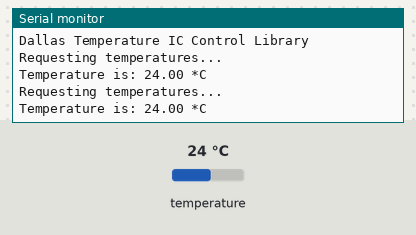
The sketch below on a simulated Arduino Uno, built with avr-gcc and run on an emulated ATmega328P. Shown: the last lines printed to the serial monitor. The test bench sets the inputs (shaded band); at power-on: temperature 24 °C.

Above: at 3.3 s.
3.4 s: temperature set to 12 °C
At 4.2 s:
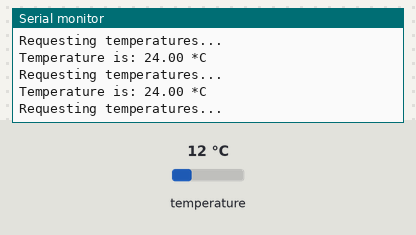
5.9 s: temperature set to 19 °C
At 6.9 s:
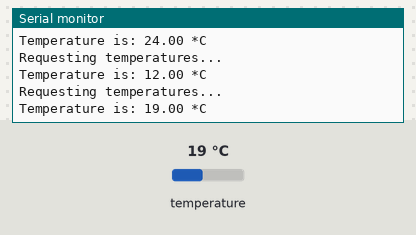
Timing chart, 0 to 8.9 s (numbered marks = the images above; inputs shaded):
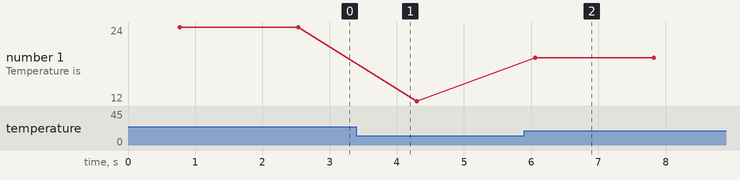

Measured:
- after the input at 5.9 s, the serial monitor: prints a new line after 0.16 s (image 2)
- plotted number 1: 24 → 12 after the input at 3.4 s, 12 → 19 after the input at 5.9 s

The sketch:

sketch_oct16b.ino
```cpp
#include <OneWire.h>
#include <DallasTemperature.h>
#define ONE_WIRE_BUS 21 //กำหนดขาที่จะเชื่อมต่อ Sensor
OneWire oneWire(ONE_WIRE_BUS);
DallasTemperature sensors(&oneWire);

void setup(void) {
Serial.begin(9600);
Serial.println("Dallas Temperature IC Control Library");
sensors.begin();
}

void loop(void) {
Serial.println("Requesting temperatures...");
sensors.requestTemperatures(); //อ่านข้อมูลจาก library
Serial.print("Temperature is: ");
Serial.print(sensors.getTempCByIndex(0)); // แสดงค่า อูณหภูมิ
Serial.println(" *C");
delay(1000);
}
```
